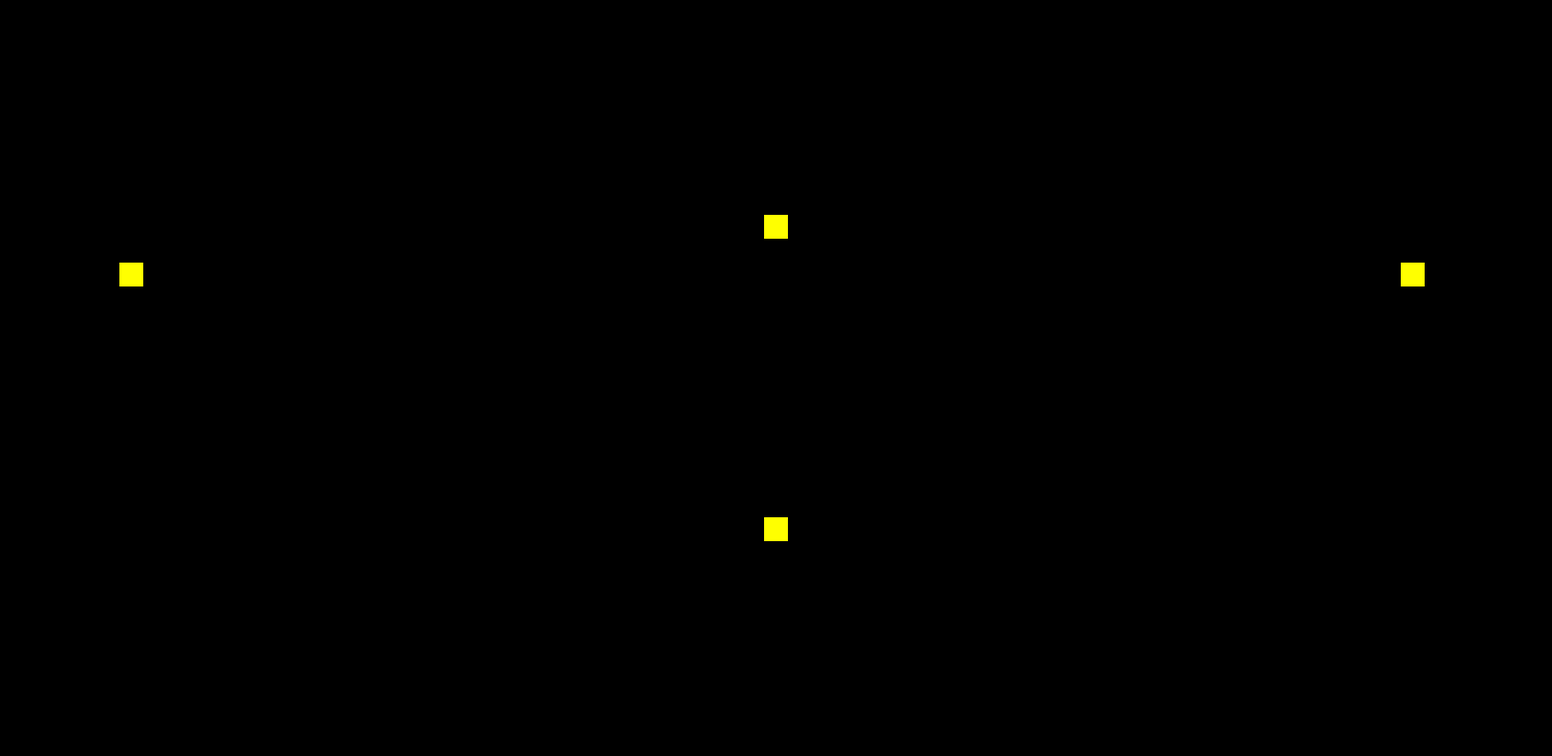
<?xml version="1.0" encoding="UTF-8"?>
<ui version="4.0">
 <class>MainWindow</class>
 <widget class="QMainWindow" name="MainWindow">
  <property name="geometry">
   <rect>
    <x>0</x>
    <y>0</y>
    <width>1950</width>
    <height>950</height>
   </rect>
  </property>
  <property name="windowTitle">
   <string>MainWindow</string>
  </property>
  <property name="styleSheet">
   <string notr="true">background-color: qlineargradient(spread:pad, x1:0, y1:0, x2:1, y2:0, stop:1 rgba(0, 0, 0, 255));</string>
  </property>
  <widget class="QWidget" name="centralwidget">
   <widget class="QLabel" name="UP">
    <property name="geometry">
     <rect>
      <x>855</x>
      <y>0</y>
      <width>241</width>
      <height>251</height>
     </rect>
    </property>
    <property name="text">
     <string/>
    </property>
    <property name="pixmap">
     <pixmap>NEWUP.PNG</pixmap>
    </property>
    <property name="scaledContents">
     <bool>true</bool>
    </property>
    <property name="alignment">
     <set>Qt::AlignJustify|Qt::AlignVCenter</set>
    </property>
   </widget>
   <widget class="QLabel" name="RIGHT">
    <property name="geometry">
     <rect>
      <x>1590</x>
      <y>380</y>
      <width>351</width>
      <height>231</height>
     </rect>
    </property>
    <property name="text">
     <string/>
    </property>
    <property name="pixmap">
     <pixmap>NEWRIGHT.PNG</pixmap>
    </property>
    <property name="scaledContents">
     <bool>true</bool>
    </property>
   </widget>
   <widget class="QLabel" name="LEFT">
    <property name="geometry">
     <rect>
      <x>0</x>
      <y>380</y>
      <width>351</width>
      <height>231</height>
     </rect>
    </property>
    <property name="styleSheet">
     <string notr="true">background-color: qlineargradient(spread:pad, x1:0, y1:0, x2:1, y2:1, stop:1 rgba(0, 0, 0, 255));</string>
    </property>
    <property name="text">
     <string/>
    </property>
    <property name="pixmap">
     <pixmap>NEWLEFT.PNG</pixmap>
    </property>
    <property name="scaledContents">
     <bool>true</bool>
    </property>
    <property name="alignment">
     <set>Qt::AlignCenter</set>
    </property>
   </widget>
   <widget class="QLabel" name="DOWN">
    <property name="geometry">
     <rect>
      <x>855</x>
      <y>700</y>
      <width>241</width>
      <height>251</height>
     </rect>
    </property>
    <property name="text">
     <string/>
    </property>
    <property name="pixmap">
     <pixmap>NEWDOWN.PNG</pixmap>
    </property>
    <property name="scaledContents">
     <bool>true</bool>
    </property>
   </widget>
   <widget class="QLabel" name="rightIndicator">
    <property name="geometry">
     <rect>
      <x>1760</x>
      <y>330</y>
      <width>30</width>
      <height>30</height>
     </rect>
    </property>
    <property name="styleSheet">
     <string notr="true">background-color: qlineargradient(spread:pad, x1:0, y1:0, x2:1, y2:1, stop:1 rgba(255, 255, 0, 255));</string>
    </property>
    <property name="text">
     <string/>
    </property>
    <property name="alignment">
     <set>Qt::AlignCenter</set>
    </property>
   </widget>
   <widget class="QLabel" name="backwardIndicator">
    <property name="geometry">
     <rect>
      <x>960</x>
      <y>650</y>
      <width>30</width>
      <height>30</height>
     </rect>
    </property>
    <property name="styleSheet">
     <string notr="true">background-color: qlineargradient(spread:pad, x1:0, y1:0, x2:1, y2:1, stop:1 rgba(255, 255, 0, 255));</string>
    </property>
    <property name="text">
     <string/>
    </property>
    <property name="alignment">
     <set>Qt::AlignCenter</set>
    </property>
   </widget>
   <widget class="QLabel" name="leftIndicator">
    <property name="geometry">
     <rect>
      <x>150</x>
      <y>330</y>
      <width>30</width>
      <height>30</height>
     </rect>
    </property>
    <property name="styleSheet">
     <string notr="true">background-color: qlineargradient(spread:pad, x1:0, y1:0, x2:1, y2:1, stop:1 rgba(255, 255, 0, 255));</string>
    </property>
    <property name="text">
     <string/>
    </property>
    <property name="alignment">
     <set>Qt::AlignCenter</set>
    </property>
   </widget>
   <widget class="QLabel" name="forwardIndicator">
    <property name="geometry">
     <rect>
      <x>960</x>
      <y>270</y>
      <width>30</width>
      <height>30</height>
     </rect>
    </property>
    <property name="styleSheet">
     <string notr="true">background-color: qlineargradient(spread:pad, x1:0, y1:0, x2:1, y2:1, stop:1 rgba(255, 255, 0, 255));</string>
    </property>
    <property name="text">
     <string/>
    </property>
    <property name="alignment">
     <set>Qt::AlignCenter</set>
    </property>
   </widget>
  </widget>
  <widget class="QStatusBar" name="statusbar"/>
 </widget>
 <resources/>
 <connections/>
</ui>
